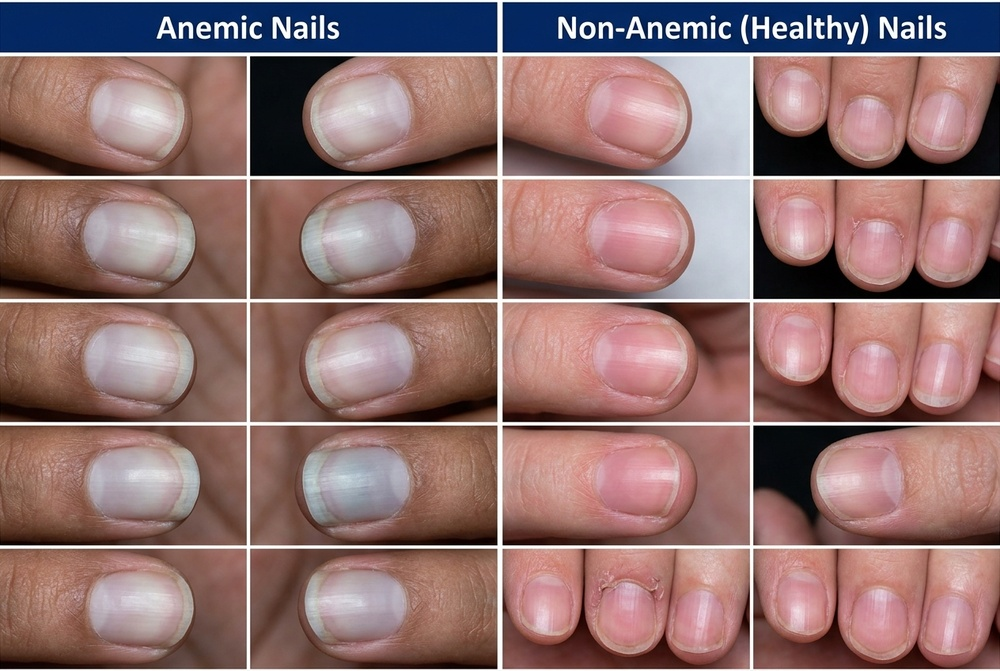
#> input picture images/dataset_samples.jpg, 1000 x 671 px, shrunk from 1264 x 848 before the run
$ python -i preprocessing.py   (imports and definitions only)
#> lines starting #> are read from the running program, lines starting #| are printed output that depends on the picture
"""
Image preprocessing utilities for the Anemia Detection pipeline.

Includes CLAHE enhancement, erythema index computation,
and nail region detection via color thresholding.
"""

import cv2
import numpy as np
from PIL import Image


def apply_clahe(image, clip_limit: float = 3.0, grid_size: tuple = (8, 8)):
    """Apply Contrast-Limited Adaptive Histogram Equalization (CLAHE).

    Converts the image to LAB color space, applies CLAHE to the L-channel
    for illumination normalization, then converts back to RGB.

    Args:
        image: PIL Image or numpy array (RGB).
        clip_limit: Contrast limiting threshold for CLAHE.
        grid_size: Size of the grid for histogram equalization.

    Returns:
        PIL Image with enhanced contrast.
    """
#> called with clip_limit = 3, grid_size = (8, 8)
    if isinstance(image, Image.Image):
        img_array = np.array(image)
    else:
        img_array = image.copy()

    lab = cv2.cvtColor(img_array, cv2.COLOR_RGB2LAB)
#> lab: shape (671, 1000, 3); mean of channels 0, 1, 2 128.3, 141.6, 133.9
    l_channel, a_channel, b_channel = cv2.split(lab)
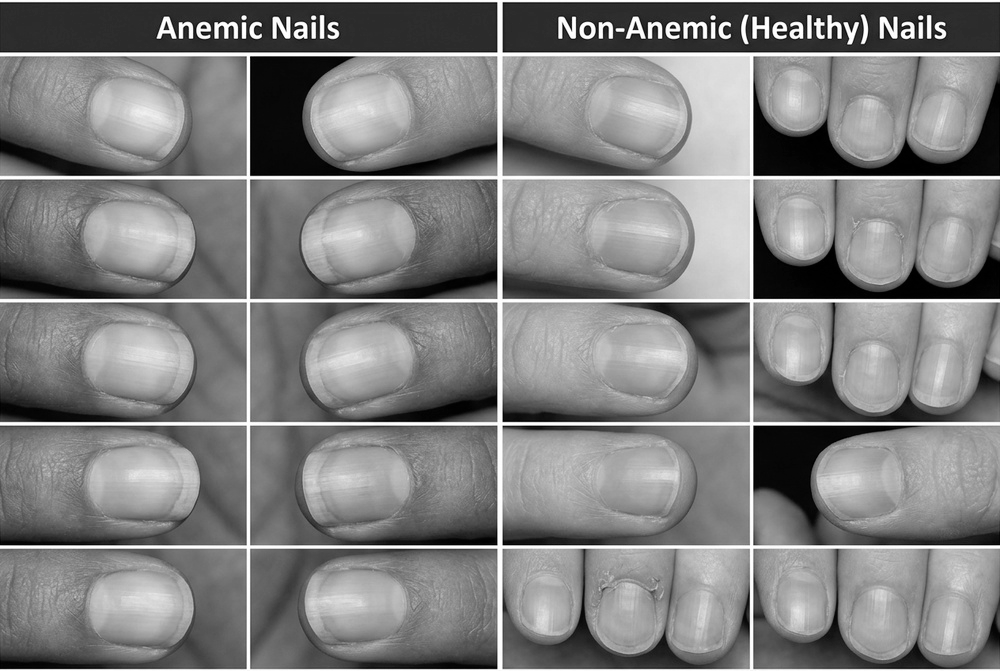
#> l_channel: shape (671, 1000); min 0, max 255, mean 128.3
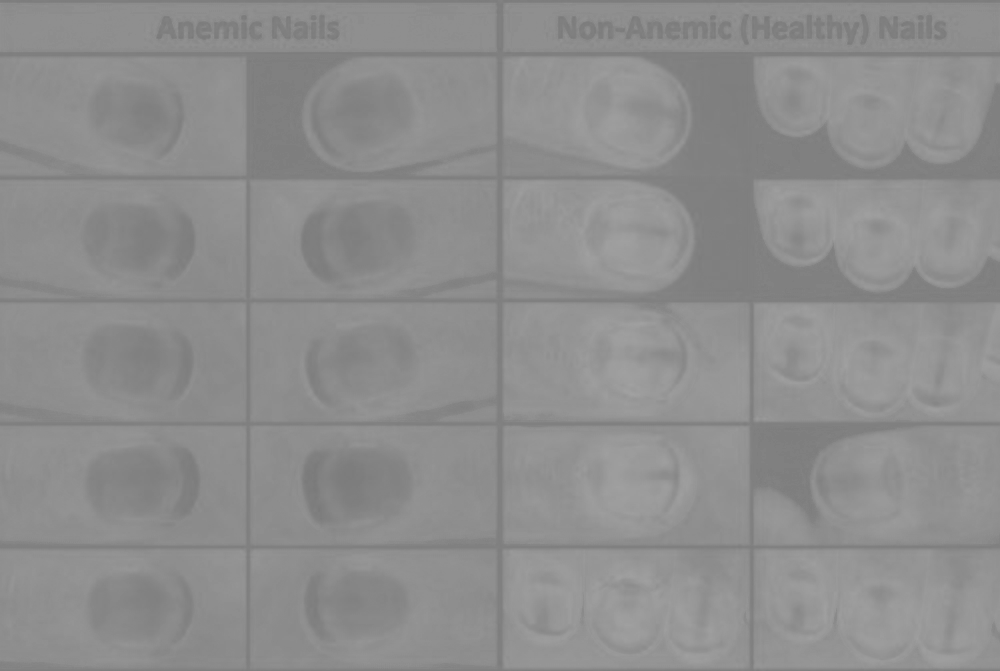
#> a_channel: shape (671, 1000); min 121, max 161, mean 141.6
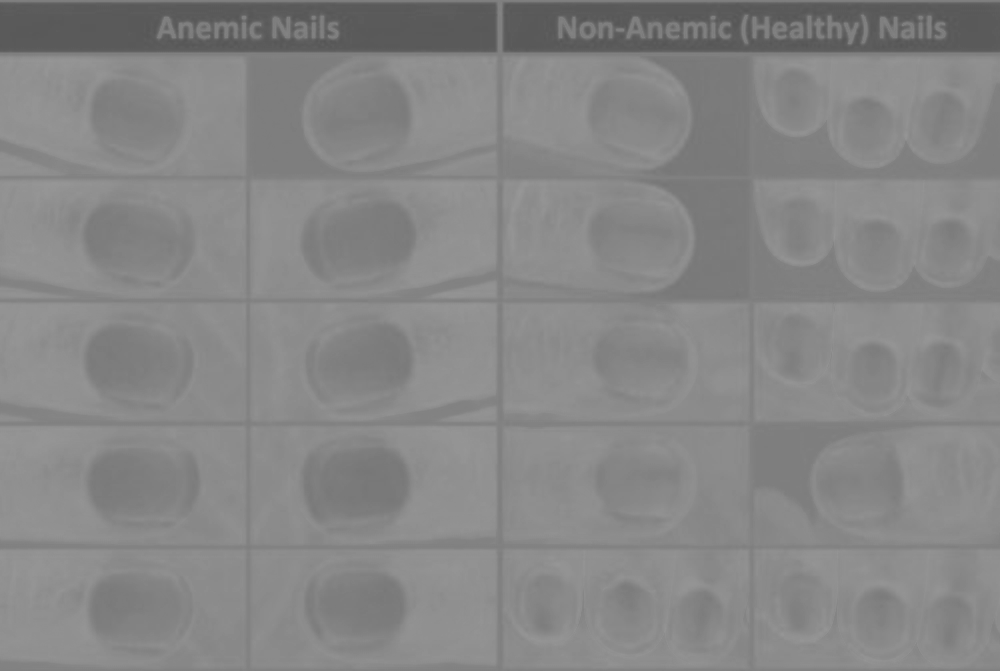
#> b_channel: shape (671, 1000); min 85, max 151, mean 133.9

    clahe = cv2.createCLAHE(clipLimit=clip_limit, tileGridSize=grid_size)
    enhanced_l = clahe.apply(l_channel)
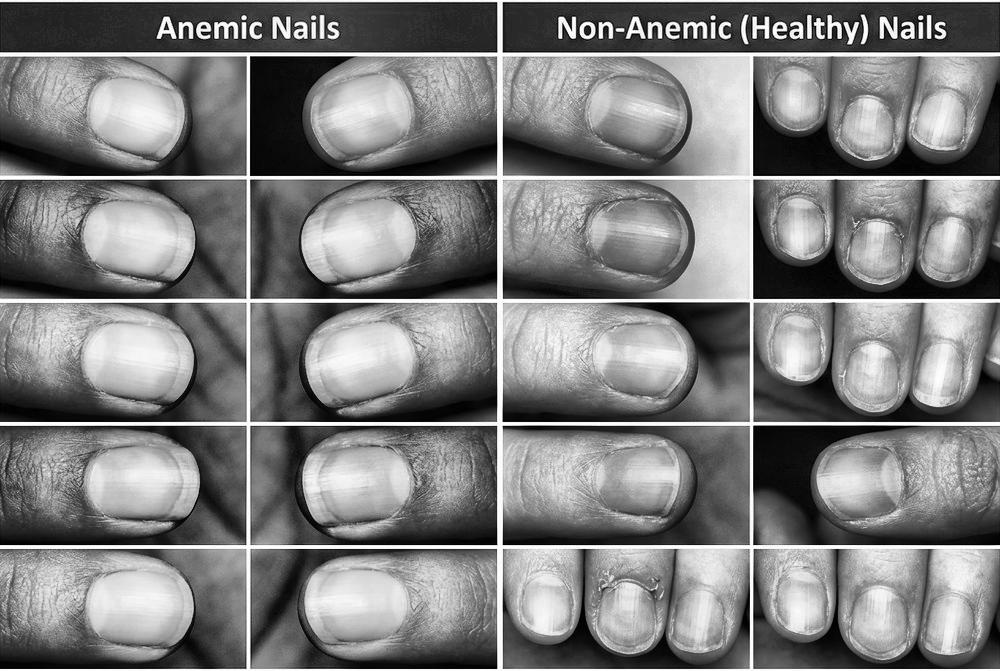
#> enhanced_l: shape (671, 1000); min 0, max 255, mean 125.4

    merged = cv2.merge((enhanced_l, a_channel, b_channel))
#> merged: shape (671, 1000, 3); mean of channels 0, 1, 2 125.4, 141.6, 133.9
    enhanced_rgb = cv2.cvtColor(merged, cv2.COLOR_LAB2RGB)
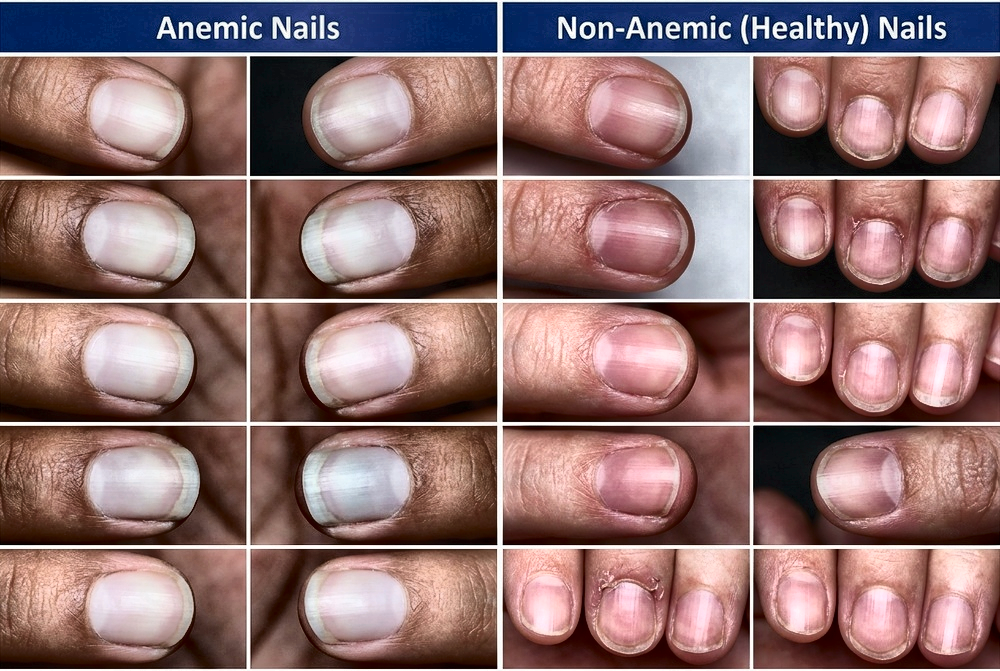
#> enhanced_rgb: shape (671, 1000, 3); mean R, G, B 143, 112.2, 110.9

    return Image.fromarray(enhanced_rgb)


# [55 lines left out: functions compute_erythema_index, detect_nail_region, not called in this run]

>>> import cv2
>>> picture = cv2.cvtColor(cv2.imread('../../images/dataset_samples.jpg'), cv2.COLOR_BGR2RGB)
>>> result = apply_clahe(picture)
